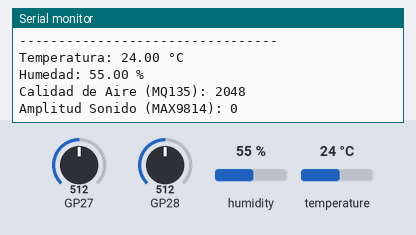
The sketch below on a simulated Raspberry Pi Pico. On the bench: the last lines printed to the serial monitor. The inputs (shaded band) are chosen by the test bench; at power-on: humidity 55 %, GP28 = 512, temperature 24 °C, GP27 = 512 (analog values on the 0–1023 scale).

Above: at 3.2 s.
3.3 s: humidity set to 22 %
At 4.6 s:
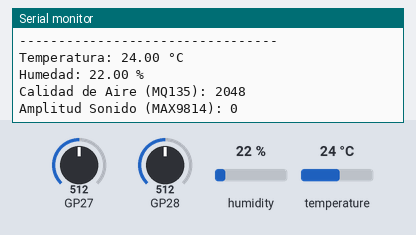
4.8 s: GP28 set to 716
6.3 s: temperature set to 12 °C
At 6.3 s:
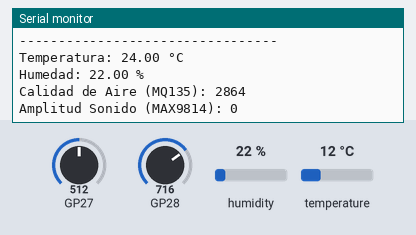
7.8 s: GP28 set to 992
At 9.1 s:
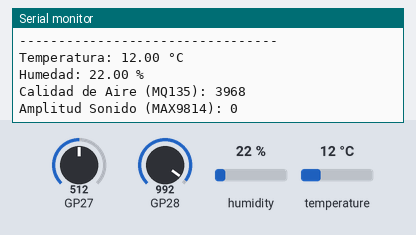
9.3 s: humidity set to 40 %
At 11.3 s:
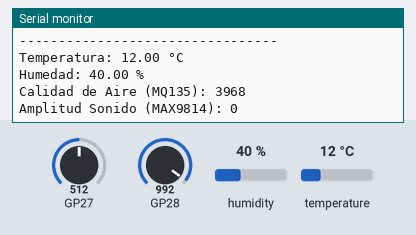
Timing chart, 0 to 11.8 s (numbered marks = the images above; inputs shaded):
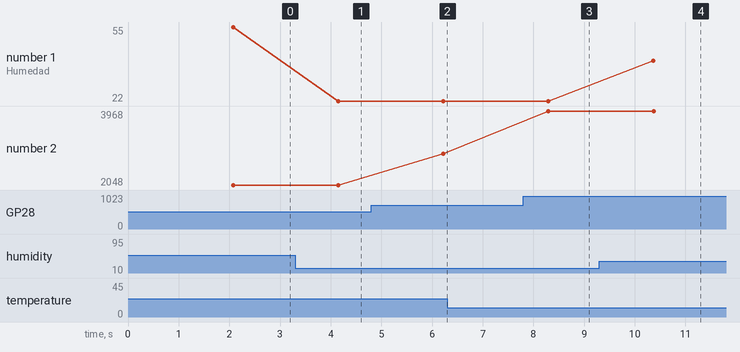

The sketch:

PruebaMedidas.ino
```cpp
#include <Arduino.h>
#include <DHT.h>

// ==== CONFIGURACIÓN DE PINES (ESP32-C3) ====
#define DHT_PIN      3      // GPIO3
#define MQ135_PIN    2      // GPIO2 (ADC1_CH2)
#define MIC_PIN      1      // GPIO1 (ADC1_CH1)

#define DHTTYPE DHT11
DHT dht(DHT_PIN, DHTTYPE);

// Constantes para el micrófono
const int sampleWindow = 50; // Ventana de 50ms para medir amplitud (20Hz)
unsigned int sample;

void setup() {
  Serial.begin(9600);
  // En la C3 el puerto Serial suele tardar un poco en estar listo
  delay(2000);

  dht.begin();

  // Configuración de resolución del ADC (0-4095)
  analogReadResolution(12);

  Serial.println("--- ESP32-C3 SuperMini: Inicio de mediciones ---");
}

void loop() {
  // 1. LECTURA DHT11
  float h = dht.readHumidity();
  float t = dht.readTemperature();

  // 2. LECTURA MQ135 (GAS)
  int gasRaw = analogRead(MQ135_PIN);

  // 3. LECTURA MAX9814 (SONIDO - Amplitud Pico a Pico)
  unsigned long startMillis = millis();
  unsigned int peakToPeak = 0;
  unsigned int signalMax = 0;
  unsigned int signalMin = 4095;

  // Recolectar datos por 50ms
  while (millis() - startMillis < sampleWindow) {
    sample = analogRead(MIC_PIN);
    if (sample < 4095) { // Omitir lecturas erróneas
      if (sample > signalMax) signalMax = sample;
      else if (sample < signalMin) signalMin = sample;
    }
  }
  peakToPeak = signalMax - signalMin;

  // ==== MOSTRAR RESULTADOS EN SERIAL ====
  Serial.println("---------------------------------");

  if (isnan(h) || isnan(t)) {
    Serial.println("ERROR: No se pudo leer el sensor DHT11");
  } else {
    Serial.print("Temperatura: "); Serial.print(t); Serial.println(" °C");
    Serial.print("Humedad: "); Serial.print(h); Serial.println(" %");
  }

  Serial.print("Calidad de Aire (MQ135): "); Serial.println(gasRaw);
  Serial.print("Amplitud Sonido (MAX9814): "); Serial.println(peakToPeak);

  // Esperar 2 segundos antes de la siguiente lectura
  delay(2000);
}
```

Measured:
- after the input at 3.3 s, the serial monitor: prints a new line after 0.85 s (image 1)
- after the input at 7.8 s, the serial monitor: prints a new line after 0.50 s (image 3)
- after the input at 9.3 s, the serial monitor: prints a new line after 1.1 s (image 4)
- plotted number 1: 55 → 22 after the input at 3.3 s, 22 → 40 after the input at 9.3 s
- plotted number 2: 2048 → 2864 after the input at 4.8 s, 2864 → 3968 after the input at 7.8 s
